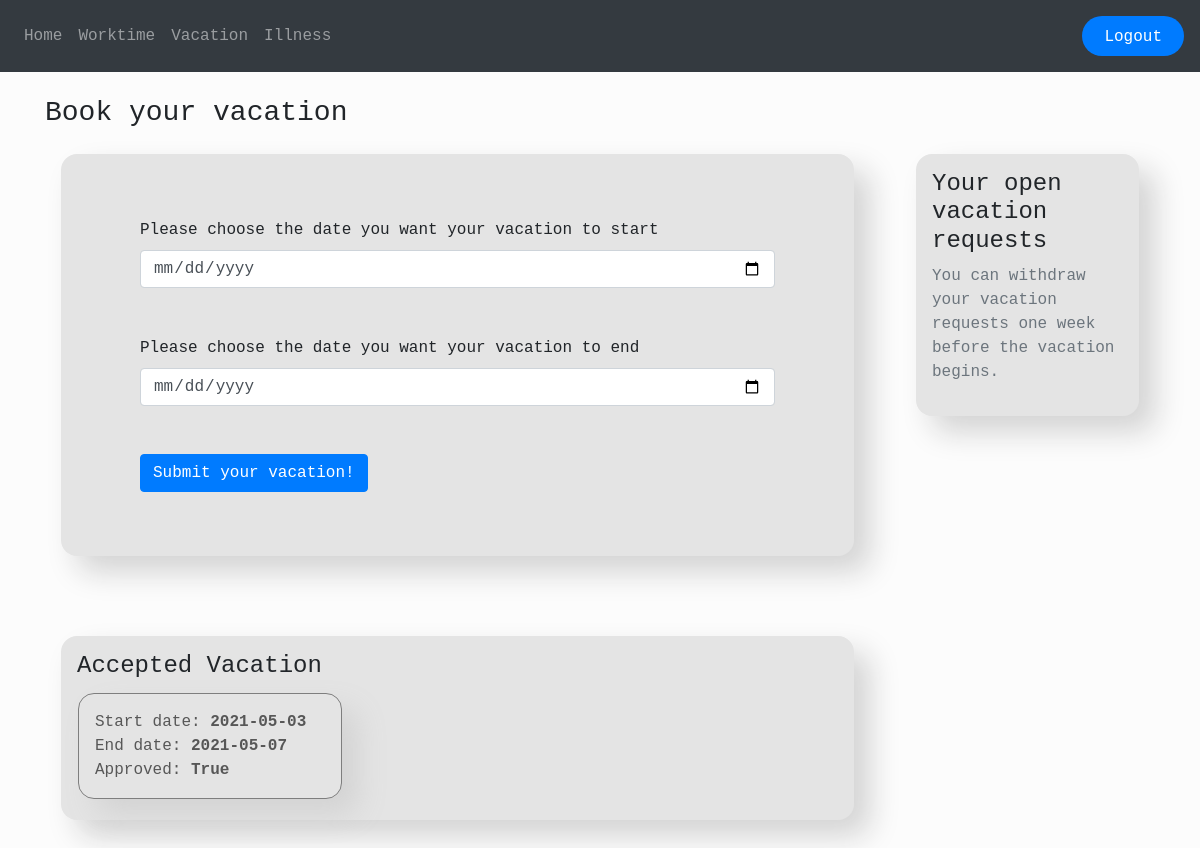
Page /vacation (signed in) on the earlier database version.
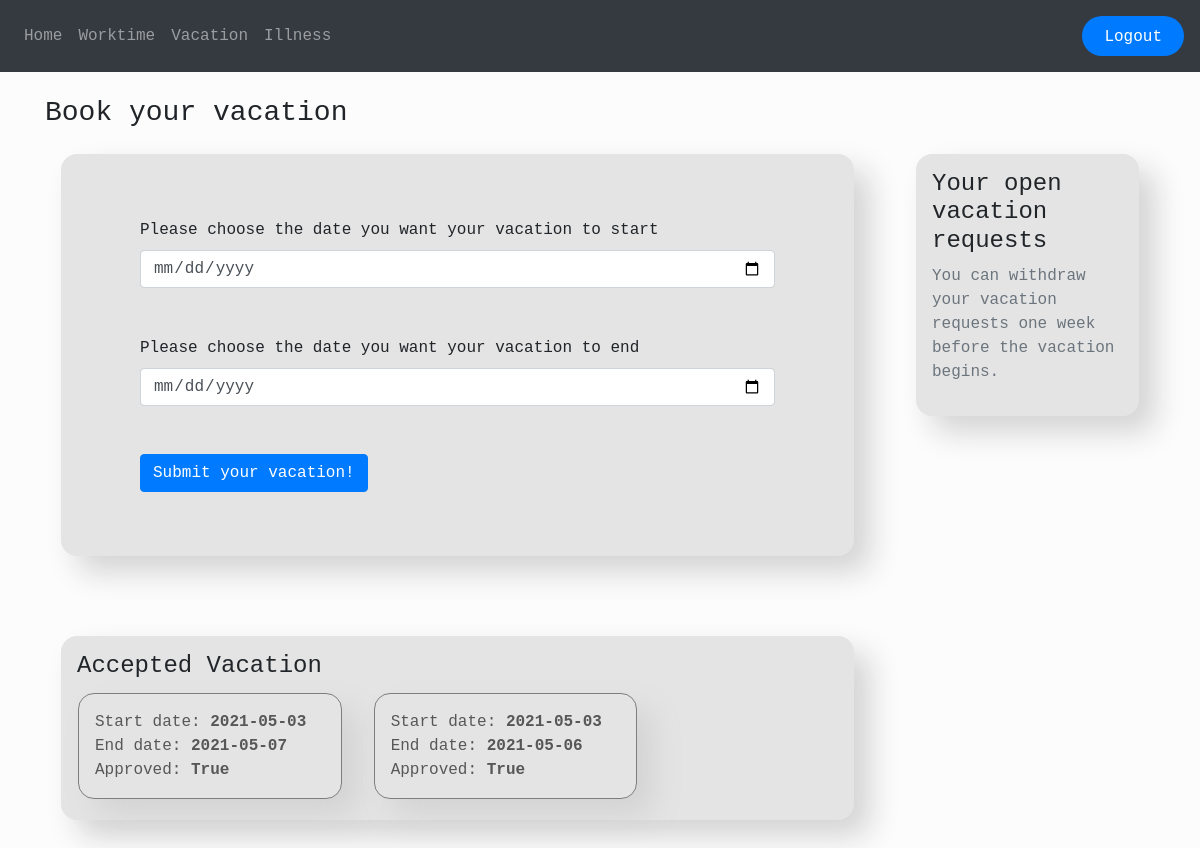
Same page on the later database version.
### app/models.py (models this page shows, shortened)
class Vacation(db.Model):
    id = db.Column(db.Integer, primary_key=True)
    start_date = db.Column(db.Date)
    end_date = db.Column(db.Date)
    user_id = db.Column(db.Integer, db.ForeignKey('user.id'))
    approved = db.Column(db.Boolean, default=False)
    notify = db.Column(db.Boolean, default=False)
    rejected = db.Column(db.Boolean, default=False)

### app/vacation.py (the view, shortened to what this page needs)
@vac.route('/vacation', methods=['GET', 'POST'])
@login_required
def vacation() -> 'html':
    user = User.query.filter_by(id=session.get('user_id')).first()
    requests = Vacation.query.filter_by(user_id=user.id).all()
    return (render_template('vacation.html', user=current_user, requests=requests, roles_id=session.get('roles_id')),
            200,
            {'location': '/vacation'})

### app/templates/vacation.html (shortened to what this page needs)
{% extends 'base.html' %}
{% block page_header %}
<h3>Book your vacation</h3>
{% endblock page_header %}
{% block content %}
<div class="container">
    <div class="row">
        <div class="col-sm-9">
            <div class="content-box">
                <form method="POST">
                    <div class="container">
                        <div class="md-form mx-5 my-5">
                            <label for="start_date">Please choose the date you want your vacation to start</label>
                            <input type="date" name="start_date" id="start_date" class="form-control" required>
                        </div>
                        <div class="md-form mx-5 my-5">
                            <label for="end_date">Please choose the date you want your vacation to end</label>
                            <input type="date" name="end_date" id="end_date" class="form-control" required>
                        </div>
                        <div class="md-form mx-5 my-5">
                            <button type="submit" class="btn btn-primary">Submit your vacation!</button>
                        </div>
                    </div>
                </form>
            </div>
            <br>
            <br>
            <div class="content-box">
                <h4>Accepted Vacation</h4>
                <div class="row">
                    {% for request in requests %}
                    {% if request.approved == True %}
                    <div class="col-6 col-sm-4 inner-container" style="border-radius: 1em; margin:5px 1em">
                        Start date: <strong>{{request.start_date}}</strong>
                        <br>
                        End date: <strong>{{request.end_date}}</strong>
                        <br>
                        Approved: <strong>{{request.approved}}</strong>
                    </div>
                    {% endif %}
                    {% endfor %}
                </div>
            </div>
            <br>
            <br>
        </div>
        <div class="col-sm-3">
            <div class="content-box">
                <div class="content-section">
                    <h4>Your open vacation requests</h4>
                    <p class='text-muted'>
                        You can withdraw your vacation requests one week before the vacation begins.
                    </p>
                </div>
            </div>
        </div>
        <br>
        <br>
    </div>
    {% endblock content %}

Differences in the rows shown:
added Vacation: start_date "2021-05-03", end_date "2021-05-06", approved "True"
